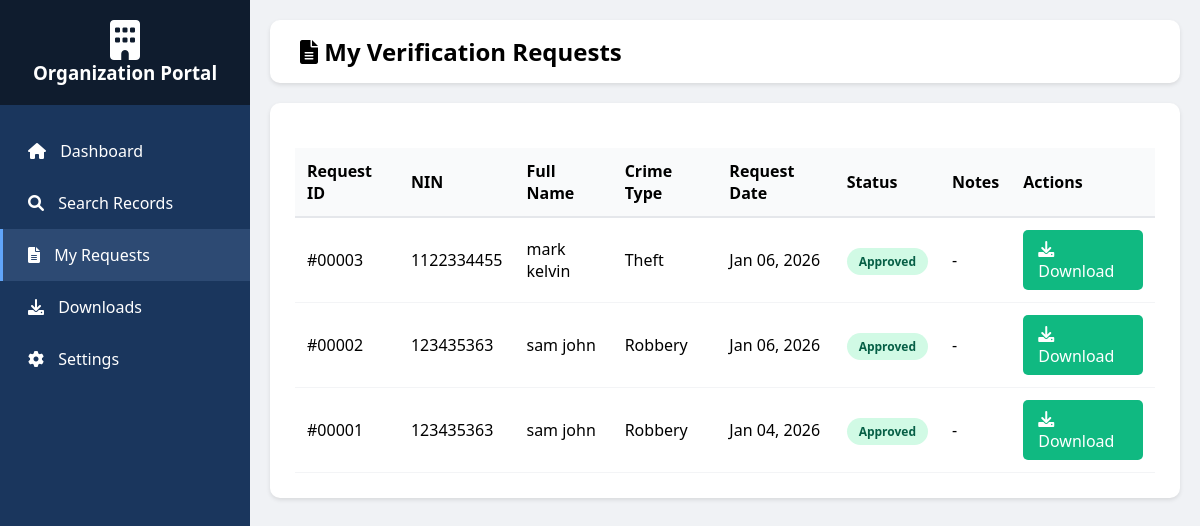
/org_requests.php (signed in), run on the app's committed database.
### tables this page shows
CREATE TABLE `verification_requests` (
  `id` int(11) NOT NULL,
  `organization_id` int(11) NOT NULL,
  `nin` varchar(20) NOT NULL,
  `request_date` timestamp NOT NULL DEFAULT current_timestamp(),
  `status` enum('pending','approved','rejected') DEFAULT 'pending',
  `approved_by` int(11) DEFAULT NULL,
  `approval_date` timestamp NULL DEFAULT NULL,
  `notes` text DEFAULT NULL
);

CREATE TABLE `crime_records` (
  `id` int(11) NOT NULL,
  `nin` varchar(20) NOT NULL,
  `full_name` varchar(255) NOT NULL,
  `crime_type` varchar(100) NOT NULL,
  `crime_description` text DEFAULT NULL,
  `date_of_crime` date NOT NULL,
  `arrest_date` date DEFAULT NULL,
  `release_date` date DEFAULT NULL,
  `years_in_prison` int(11) DEFAULT 0,
  `months_in_prison` int(11) DEFAULT 0,
  `days_in_prison` int(11) DEFAULT 0,
  `status` enum('serving','released','pending') DEFAULT 'pending',
  `face_photo` varchar(255) DEFAULT NULL,
  `fingerprint` varchar(255) DEFAULT NULL,
  `address` text DEFAULT NULL,
  `phone` varchar(20) DEFAULT NULL,
  `added_by` int(11) DEFAULT NULL,
  `added_at` timestamp NOT NULL DEFAULT current_timestamp(),
  `updated_at` timestamp NOT NULL DEFAULT current_timestamp() ON UPDATE current_timestamp()
);

### org_requests.php (the view, shortened to what this page needs)
<?php
$org_id = $_SESSION['user_id'];
$sql = "SELECT vr.*, cr.full_name, cr.crime_type, cr.status as record_status
        FROM verification_requests vr
        LEFT JOIN crime_records cr ON vr.nin = cr.nin
        WHERE vr.organization_id = $org_id
        ORDER BY vr.request_date DESC";
$result = mysqli_query($conn, $sql);
?>
<!DOCTYPE html>
<html lang="en">
<head>
    <link rel="stylesheet" href="https://cdnjs.cloudflare.com/ajax/libs/font-awesome/6.0.0/css/all.min.css">
</head>
<body>
    <div class="sidebar">
        <div class="sidebar-header">
            <i class="fas fa-building" style="font-size: 40px;"></i>
            <h3>Organization Portal</h3>
        </div>
        <ul class="nav-menu">
            <li class="nav-item" onclick="location.href='organization_dashboard.php'"><i class="fas fa-home"></i> Dashboard</li>
            <li class="nav-item" onclick="location.href='search_record.php'"><i class="fas fa-search"></i> Search Records</li>
            <li class="nav-item active"><i class="fas fa-file-alt"></i> My Requests</li>
            <li class="nav-item" onclick="location.href='org_downloads.php'"><i class="fas fa-download"></i> Downloads</li>
            <li class="nav-item" onclick="location.href='org_settings.php'"><i class="fas fa-cog"></i> Settings</li>
        </ul>
    </div>
    <div class="main-content">
        <div class="top-bar">
            <h2><i class="fas fa-file-alt"></i> My Verification Requests</h2>
        </div>
        <div class="content-card">
            <table>
                <thead>
                    <tr>
                        <th>Request ID</th>
                        <th>NIN</th>
                        <th>Full Name</th>
                        <th>Crime Type</th>
                        <th>Request Date</th>
                        <th>Status</th>
                        <th>Notes</th>
                        <th>Actions</th>
                    </tr>
                </thead>
                <tbody>
                    <?php while($row = mysqli_fetch_assoc($result)): ?>
                    <tr>
                        <td>#<?php echo str_pad($row['id'], 5, '0', STR_PAD_LEFT); ?></td>
                        <td><?php echo htmlspecialchars($row['nin']); ?></td>
                        <td><?php echo $row['full_name'] ? htmlspecialchars($row['full_name']) : 'N/A'; ?></td>
                        <td><?php echo $row['crime_type'] ?? 'No Record'; ?></td>
                        <td><?php echo date('M d, Y', strtotime($row['request_date'])); ?></td>
                        <td><span class="status-badge status-<?php echo $row['status']; ?>"><?php echo ucfirst($row['status']); ?></span></td>
                        <td><?php echo $row['notes'] ? htmlspecialchars($row['notes']) : '-'; ?></td>
                        <td>
                            <?php if($row['status'] == 'approved' && $row['full_name']): ?>
                                <a href="download_record.php?nin=<?php echo $row['nin']; ?>" class="btn btn-success">
                                    <i class="fas fa-download"></i> Download
                                </a>
                            <?php else: ?>
                                -
                            <?php endif; ?>
                        </td>
                    </tr>
                    <?php endwhile; ?>
                </tbody>
            </table>
        </div>
    </div>
</body>
</html>

### org_requests.php (style rules this page uses)
* { margin: 0; padding: 0; box-sizing: border-box; font-family: 'Segoe UI', Tahoma, sans-serif; }
body { background: #f0f2f5; display: flex; }
.sidebar { width: 250px; background: #1a365d; min-height: 100vh; color: white; position: fixed; }
.sidebar-header { padding: 20px; background: #0f1c2e; text-align: center; }
.nav-menu { list-style: none; padding: 20px 0; }
.nav-item { padding: 15px 25px; cursor: pointer; transition: 0.3s; border-left: 3px solid transparent; }
.nav-item:hover, .nav-item.active { background: #2d4a73; border-left-color: #60a5fa; }
.nav-item i { margin-right: 10px; }
.main-content { margin-left: 250px; flex: 1; padding: 20px; }
.top-bar { background: white; padding: 15px 30px; border-radius: 10px; margin-bottom: 20px; box-shadow: 0 2px 4px rgba(0,0,0,0.1); }
.content-card { background: white; padding: 25px; border-radius: 10px; box-shadow: 0 2px 4px rgba(0,0,0,0.1); }
table { width: 100%; border-collapse: collapse; margin-top: 20px; }
table th { background: #f9fafb; padding: 12px; text-align: left; font-weight: 600; border-bottom: 2px solid #e5e7eb; }
table td { padding: 12px; border-bottom: 1px solid #f3f4f6; }
.status-badge { padding: 5px 12px; border-radius: 20px; font-size: 12px; font-weight: 600; }
.status-approved { background: #d1fae5; color: #065f46; }
.btn { padding: 8px 15px; border: none; border-radius: 5px; text-decoration: none; display: inline-block; }
.btn-success { background: #10b981; color: white; }

### data on the page
verification_requests: id "00003", nin "1122334455", crime_records.full_name "mark kelvin", crime_records.crime_type "Theft", request_date "Jan 06, 2026", status "Approved"
verification_requests: id "00002", nin "123435363", crime_records.full_name "sam john", crime_records.crime_type "Robbery", request_date "Jan 06, 2026", status "Approved"
verification_requests: id "00001", nin "123435363", crime_records.full_name "sam john", crime_records.crime_type "Robbery", request_date "Jan 04, 2026", status "Approved"
